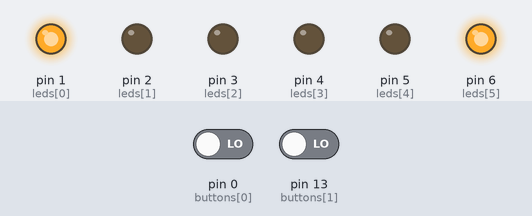
Bench run of a sketch on a simulated Arduino Uno, built with avr-gcc and run on an emulated ATmega328P. Shown: output pins drawn as LEDs (lit = HIGH). Inputs (shaded band) come from the test bench; at power-on: pin 0 (buttons[0]) LOW, pin 13 (buttons[1]) LOW.

Above: at 1.2 s.
1.3 s: pin 0 (buttons[0]) driven HIGH and pin 13 (buttons[1]) driven HIGH
At 2.0 s:
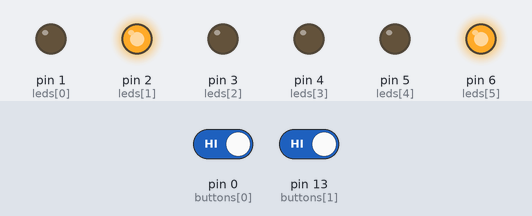
4.3 s: pin 0 (buttons[0]) driven LOW
At 6.3 s:
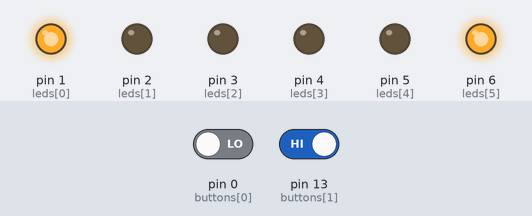
6.8 s: pin 0 (buttons[0]) driven HIGH
12.8 s: pin 13 (buttons[1]) driven LOW
At 13.2 s:
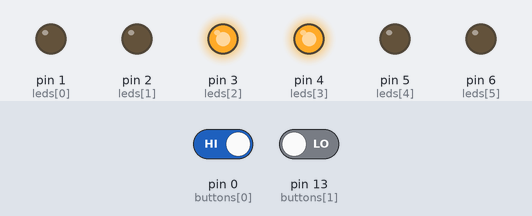
Timing chart, 0 to 16.8 s (numbered marks = the images above; inputs shaded):
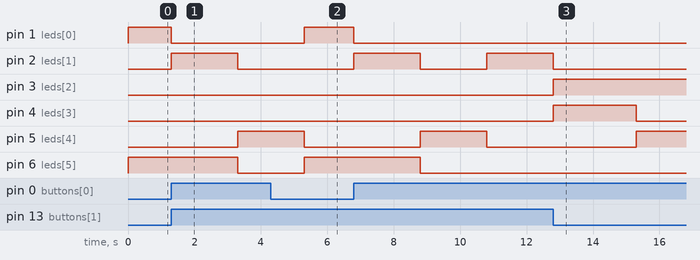

The sketch:

2_feux_tricolor.ino
```cpp
const int leds[6] = {1,2,3,4,5,6};
const int buttons[2] = {0, 13};
int etat = 0;

void setup() {
  for (int i = 0; i < 7; i++) {
    pinMode(leds[i], OUTPUT);
    digitalWrite(leds[i], LOW);
  }
  pinMode(buttons[0], INPUT);
  pinMode(buttons[1], INPUT);
}

void loop() {
  feux(2000, 4000);
}

void feux(int ptidelay, int lngdelay) {
  eteindre(4, 2);
  for (int i = 0; i < 4000; i+=40) {
    etat = digitalRead(buttons[0]);
    if (etat == HIGH) {
      eteindre(0, 666);
      goto feu2vert;
    }
    allumer(0, 5);
    delay(25);
  }
  feu2vert:
  allumer(1, 666);
  eteindre(0, 666);
  delay(2000);

  for (int i = 0; i < 4000; i+=40) {
    etat = digitalRead(buttons[1]);
    if (etat == HIGH) {
      eteindre(5, 1);
      goto feu1vert;
    }
    allumer(2, 3);
    eteindre(5, 1);
    delay(25);
  }
  feu1vert:
  allumer(4, 666);
  eteindre(3, 666);
  delay(2000);
}

void allumer(int pin, int piin) {
  digitalWrite(leds[pin], HIGH);
  digitalWrite(leds[piin], HIGH);
}

void eteindre(int pin, int piin) {
  digitalWrite(leds[pin], LOW);
  digitalWrite(leds[piin], LOW);
}
```

Measured:
- after the input at 1.3 s, pin 1 (leds[0]): HIGH → LOW after 0.00 s instead of 1.2 s; pin 2 (leds[1]): LOW → HIGH after 0.00 s instead of 1.2 s; pin 5 (leds[4]): LOW → HIGH after 2.0 s; pin 6 (leds[5]): HIGH → LOW after 2.0 s
- after the input at 4.3 s, pin 1 (leds[0]), pin 6 (leds[5]): LOW → HIGH after 1.0 s; pin 2 (leds[1]): stays LOW (without the input it goes to HIGH after 1.0 s)
- after the input at 12.8 s, pin 2 (leds[1]): goes on until 12.8 s, then stays LOW; pin 3 (leds[2]): LOW → HIGH at once; pin 4 (leds[3]): LOW → HIGH at once, → LOW 2.5 s later
